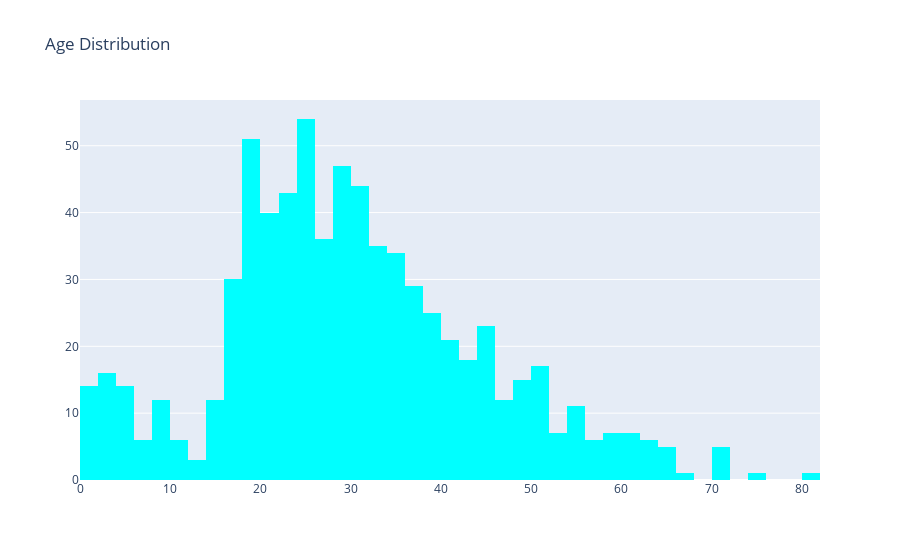

Source (notebook cell):
### Code cell
trace=go.Histogram(x=data['Age'],nbinsx=40,marker={'color':'cyan'})
layout=go.Layout(title='Age Distribution')
fig=go.Figure(data=trace,layout=layout)
iplot(fig)

### Figure 1 — Plotly figure (JSON) as saved in the notebook; plotly's stock layout.template omitted (floating-point values rounded to 4 significant figures; data arrays with more than 128 entries replaced by an {"elided": "..."} marker saying what was removed)
{"data": [{"marker": {"color": "cyan"}, "nbinsx": 40, "type": "histogram", "x": {"elided": "891 float values"}}], "layout": {"autosize": true, "title": {"text": "Age Distribution"}, "xaxis": {"autorange": true, "range": [0, 82], "type": "linear"}, "yaxis": {"autorange": true, "range": [0, 56.84]}}}
